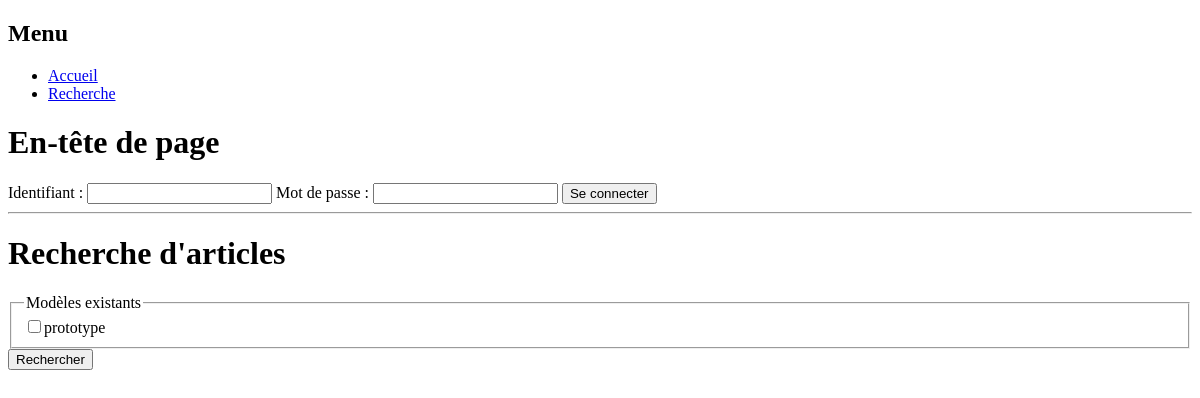
Page /recherche.php on the earlier database version.
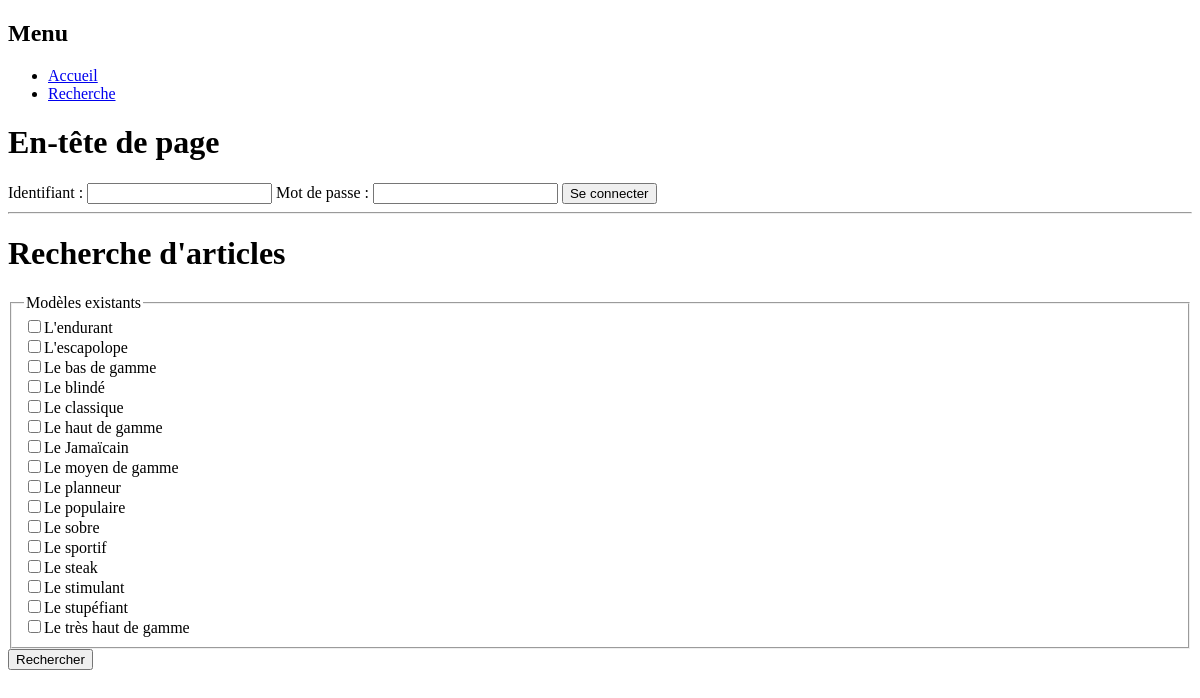
Same page on the later database version.
### tables this page shows
CREATE TABLE Fournisseur (
modele varchar(30),
prixFournisseur int(3),
PRIMARY KEY (modele)
);

### recherche.php (the view, shortened to what this page needs)
<!DOCTYPE html>
<html>
    <head>
        <link rel="stylesheet" href="style.css" />
    </head>
    <body>
		<?php
		include("includes/session.php");
		include("includes/menu.php");
		include("includes/header.php");
		include("includes/footer.php");
		?>
			<h1>Recherche d'articles</h1>
		<form  action="articles.php" method="post">
			<fieldset>
				<legend>Modèles existants</legend>
				<?php
				$articles = $bdd->query('SELECT modele FROM Fournisseur');
				while ($article = $articles->fetch()) {
					echo '<input type="checkbox" name="' . str_replace(' ', '', $article['modele']) . '"/>';
					echo '<label for="' . str_replace(' ', '', $article['modele']) . '">' . $article['modele'] . '</label><br />';
				}
				?>
			</fieldset>
			<input type="submit" value="Rechercher" />
		</form>
    </body>
</html>

### includes/menu.php (shortened to what this page needs)
<nav id="menu">
	<div class="element_menu">
        <h1>Menu</h1>
        <ul>
			<li><a href="index.php">Accueil</a></li>
			<li><a href="recherche.php">Recherche</a></li>
        </ul>
    </div>
</nav>

### includes/header.php (shortened to what this page needs)
<header>
		<h1>En-tête de page</h1>
	<?php
	if(strcmp($_SESSION['type'],'invite') == 0) {
	?>
	<aside  class="connexion">
		<form  action="connexion.php" method="post">
			<label for="login">Identifiant : </label>
			<input type="text" name="login" />
			<label for="mdp">Mot de passe : </label>
			<input type="password" name="mdp" />
			<input type="submit" value="Se connecter" />
		</form>
	</aside>
	<?php
	}
	?>
</header>

### includes/footer.php
<footer>
	<hr />
</footer>

Differences in the rows shown:
removed fournisseur: modele "prototype"
added fournisseur: modele "L'endurant"
added fournisseur: modele "L'escapolope"
added fournisseur: modele "Le bas de gamme"
added fournisseur: modele "Le blindé"
added fournisseur: modele "Le classique"
added fournisseur: modele "Le haut de gamme"
added fournisseur: modele "Le Jamaïcain"
added fournisseur: modele "Le moyen de gamme"
added fournisseur: modele "Le planneur"
added fournisseur: modele "Le populaire"
added fournisseur: modele "Le sobre"
added fournisseur: modele "Le sportif"
added fournisseur: modele "Le steak"
added fournisseur: modele "Le stimulant"
added fournisseur: modele "Le stupéfiant"
added fournisseur: modele "Le très haut de gamme"
